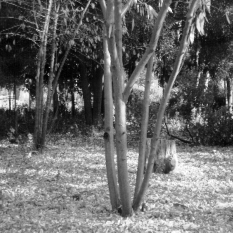
%> input picture Assignments/Assignment 1/CV_assignment_tree/tree.png, 233 x 233 px
$ octave Median_and_Averaging_filtering_tree.m   (GNU Octave 9; MATLAB toolbox functions it lacks are replaced by stand-ins)
%> lines starting %> are read from the running program, lines starting %| are printed output that depends on the picture

IN = imread('tree.png');
%> IN is the input picture: size 233x233 uint8; min 0, max 255, mean 105.8
if size(IN,3)==3, IN = rgb2gray(IN); end

%% Gaussian noise filtering

% --- Gaussian Noise ---
outG = double(IN) + 20*randn(size(IN));
outG = uint8(min(max(outG,0),255));
%> outG: size 233x233 uint8

%smoothing by averaging 3x3
K1=ones(3)/9;
outc11=conv2(outG,K1,'same');
figure,imagesc(outc11),colormap gray,title('Gaussian smoothing by averaging 3x3');
showHist(outc11, 'Gaussian Histogram (3x3 moving average filter)');
%> in showHist, `[c,b] = imhist(I,256);`: c = 256 values, max 377 at index 34, min 0 at index 1, mean 212.1; b = 256 values from 0 to 255
%> figure, not shown here; tallest bar 377 high, from x = 32.6 to 33.4
%
%non-linear median filter 3x3
outm11=medfilt2(outG,[3,3]);
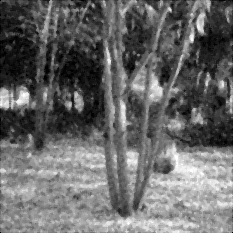
%> outm11: size 233x233 uint8; min 0, max 255, mean 104.7
figure,imagesc(outm11),colormap gray,title('Gaussian non-linear filter 3x3');
showHist(outm11, 'Gaussian Histogram (3x3 non-linear filter)');
%> figure, not shown here; tallest bar 368 high, from x = 34.6 to 35.4

%smoothing by averaging 7x7
K2=ones(7)/9;
outc12=conv2(outG,K2,'same');
figure,imagesc(outc12),colormap gray,title('Gaussian smoothing by averaging 7x7')
showHist(outc12, 'Gaussian Histogram (7x7 moving average filter)');
%> figure, not shown here; tallest bar 45320 high, from x = 254.6 to 255.4
%
%non-linear median filter 7x7
outm12=medfilt2(outG,[7,7]);
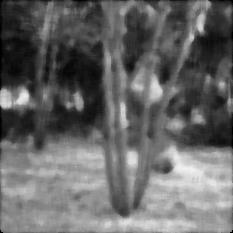
%> outm12: size 233x233 uint8; min 0, max 243, mean 102.8
figure,imagesc(outm12),colormap gray,title('Gaussian non-linear filter 7x7')
showHist(outm12, 'Gaussian Histogram (7x7 non-linear filter)');
%> figure, not shown here; tallest bar 434 high, from x = 137.6 to 138.4

%% Salt & pepper noise filtering

% --- Salt & Pepper ---
outSP = imnoise(IN,'salt & pepper',0.2);

%smoothing by averaging 3x3
K1=ones(3)/9;
outc21=conv2(outSP,K1,'same');
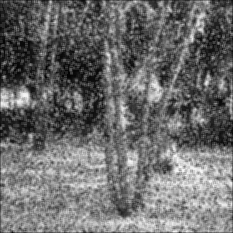
%> outc21: size 233x233 double; min 2, max 246.9, mean 109.3
figure,imagesc(outc21),colormap gray,title('S&P smoothing by averaging 3x3')
showHist(outc21, 'S&P Histogram (3x3 moving average filter)');
%> figure, not shown here; tallest bar 418 high, from x = 104.6 to 105.4
%
%non-linear median filter 3x3
outm21=medfilt2(outSP,[3,3]);
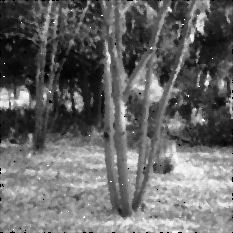
%> outm21: size 233x233 uint8; min 0, max 255, mean 104.4
figure,imagesc(outm21),colormap gray,title('S&P non-linear filter 3x3')
showHist(outm21, 'S&P Histogram (3x3 non-linear filter)');
%> figure, not shown here; tallest bar 714 high, from x = 26.6 to 27.4

%smoothing by averaging 7x7
K2=ones(7)/9;
outc22=conv2(outSP,K2,'same');
figure,imagesc(outc22),colormap gray,title('S&P smoothing by averaging 7x7')
showHist(outc22, 'S&P Histogram (7x7 moving average filter)');
%> call 7 of showHist, with ttl = 'S&P Histogram (7x7 moving average filter)'
%> in showHist (call 7), `I = uint8(I)`:
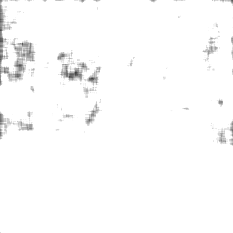
%> I: size 233x233 uint8; min 61, max 255, mean 251.4
%> in showHist (call 7), `[c,b] = imhist(I,256);`: c = 256 values, max 50550 at index 256, min 0 at index 1, mean 212.1
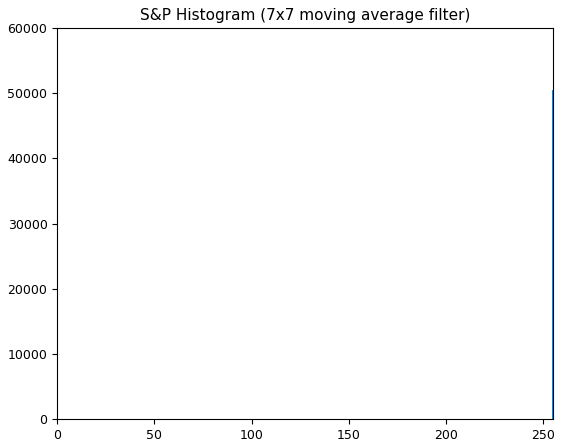
%> figure redrawn from the program's plot data; tallest bar 50550 high, from x = 254.6 to 255.4
%
%non-linear median filter 7x7
outm22=medfilt2(outSP,[7,7]);
figure,imagesc(outm22),colormap gray,title('S&P non-linear filter 7x7')
showHist(outm22, 'S&P Histogram (7x7 non-linear filter)');
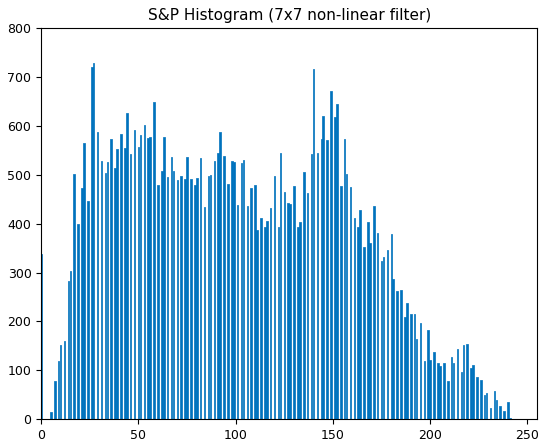
%> figure redrawn from the program's plot data; tallest bar 728 high, from x = 26.6 to 27.4

%function described to fix a histogram graphics related issue that kept
%showing. I used a "showHist" function call instead of "imhist" function
%(that kept showing the histogram graphic bug).

function showHist(I, ttl)
    % I   = image (uint8 or double)
    % ttl = title
    if ~isa(I,'uint8'), I = uint8(I); end
    [c,b] = imhist(I,256);
    figure;
    bar(b, c, 'EdgeColor','none');  %net color and not linked with colormap
    xlim([0 255]); title(ttl);
    set(gcf,'Color','w'); set(gca,'Box','on');

end
